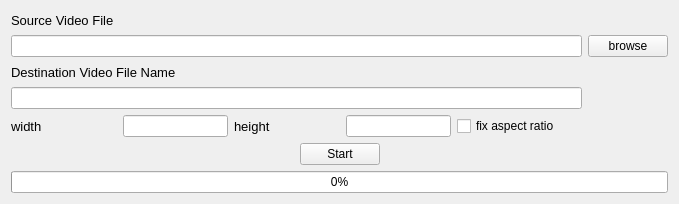
<?xml version="1.0" encoding="UTF-8"?>
<ui version="4.0">
 <class>VideoResizeClass</class>
 <widget class="QWidget" name="VideoResizeClass">
  <property name="geometry">
   <rect>
    <x>0</x>
    <y>0</y>
    <width>679</width>
    <height>204</height>
   </rect>
  </property>
  <property name="windowTitle">
   <string>VideoResize</string>
  </property>
  <layout class="QVBoxLayout" name="verticalLayout">
   <item>
    <layout class="QGridLayout" name="gridLayout" columnstretch="0,0">
     <item row="0" column="0">
      <widget class="QLabel" name="label">
       <property name="font">
        <font>
         <pointsize>10</pointsize>
        </font>
       </property>
       <property name="text">
        <string>Source Video File</string>
       </property>
      </widget>
     </item>
     <item row="1" column="0">
      <widget class="QLineEdit" name="ed_src"/>
     </item>
     <item row="1" column="1">
      <widget class="QPushButton" name="bt_src">
       <property name="text">
        <string>browse</string>
       </property>
      </widget>
     </item>
     <item row="2" column="0">
      <widget class="QLabel" name="label_2">
       <property name="font">
        <font>
         <pointsize>10</pointsize>
        </font>
       </property>
       <property name="text">
        <string>Destination Video File Name</string>
       </property>
      </widget>
     </item>
     <item row="3" column="0">
      <widget class="QLineEdit" name="ed_dst"/>
     </item>
    </layout>
   </item>
   <item>
    <layout class="QHBoxLayout" name="horizontalLayout_2" stretch="1,1,1,1,2">
     <item>
      <widget class="QLabel" name="label_3">
       <property name="font">
        <font>
         <pointsize>10</pointsize>
        </font>
       </property>
       <property name="text">
        <string>width</string>
       </property>
      </widget>
     </item>
     <item>
      <widget class="QLineEdit" name="ed_width"/>
     </item>
     <item>
      <widget class="QLabel" name="label_4">
       <property name="font">
        <font>
         <pointsize>10</pointsize>
        </font>
       </property>
       <property name="text">
        <string>height</string>
       </property>
      </widget>
     </item>
     <item>
      <widget class="QLineEdit" name="ed_height"/>
     </item>
     <item>
      <widget class="QCheckBox" name="ck_aspect">
       <property name="text">
        <string>fix aspect ratio</string>
       </property>
      </widget>
     </item>
    </layout>
   </item>
   <item>
    <layout class="QHBoxLayout" name="horizontalLayout">
     <item>
      <spacer name="horizontalSpacer">
       <property name="orientation">
        <enum>Qt::Horizontal</enum>
       </property>
       <property name="sizeHint" stdset="0">
        <size>
         <width>40</width>
         <height>20</height>
        </size>
       </property>
      </spacer>
     </item>
     <item>
      <widget class="QPushButton" name="bt_start">
       <property name="text">
        <string>Start</string>
       </property>
      </widget>
     </item>
     <item>
      <spacer name="horizontalSpacer_2">
       <property name="orientation">
        <enum>Qt::Horizontal</enum>
       </property>
       <property name="sizeHint" stdset="0">
        <size>
         <width>40</width>
         <height>20</height>
        </size>
       </property>
      </spacer>
     </item>
    </layout>
   </item>
   <item>
    <widget class="QProgressBar" name="pb_convert">
     <property name="value">
      <number>0</number>
     </property>
    </widget>
   </item>
  </layout>
 </widget>
 <layoutdefault spacing="6" margin="11"/>
 <resources>
  <include location="videoresize.qrc"/>
 </resources>
 <connections/>
</ui>
